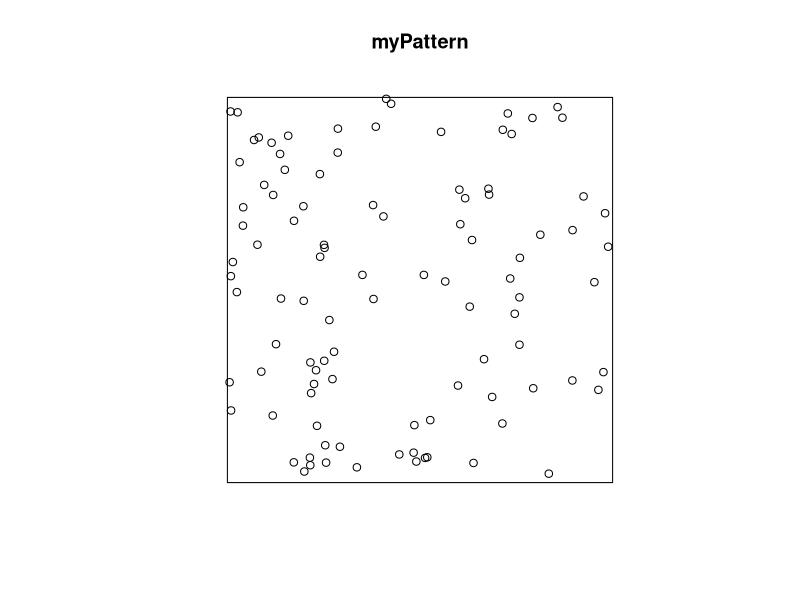
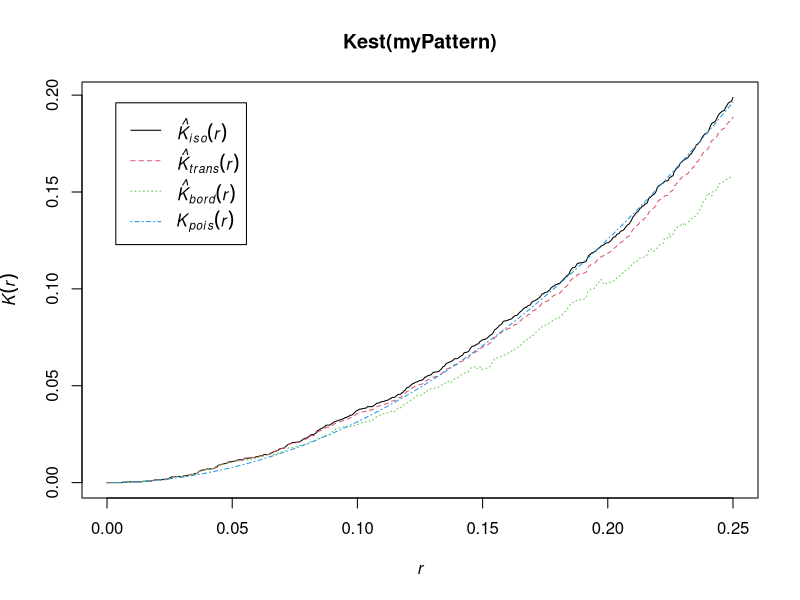

Recreate these plots in R, in order.
# Simple R code for spatial point process analysis, using spatstat package.
#
# Based on "Getting started with spatstat" by Baddeley, Turner and Rubak.
#
# 31.08.2017, Henning Thomsen

# Load packages
library(spatstat)

# Parameters
numPoints <- 100 # Number of points to be simulated

# Generate random collection of points
myData <- matrix( runif(2*numPoints) , nrow = numPoints, ncol = 2)

# Convert data to a PPP object
obsWin <- owin(c(0,1), c(0,1))
myPattern <- ppp(myData[,1],myData[,2], obsWin)

# Plot the data
x11() # Creates a new window
plot(myPattern)

# Plots Ripley's K-function
x11()
plot(Kest(myPattern))
